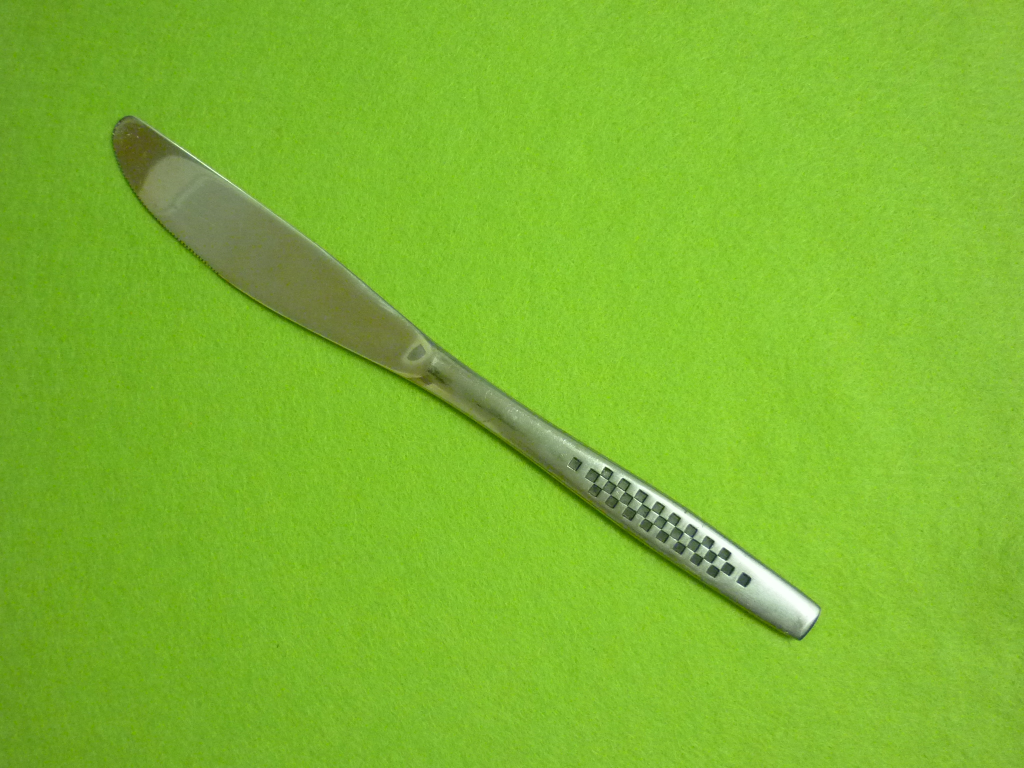
#> input picture HW4/K_DataBase/butter knife/dinnerkniferaw1.JPG, 2048 x 1536 px, given in place of the camera (shown at 1/2 size)
$ python wall.py
#> lines starting #> are read from the running program, lines starting #| are printed output that depends on the picture; after the words box and inside, x2 and y2 are one past the last pixel; in counts of white or black regions, pixels touching at a corner belong together
#> further down, cap is the input picture: shape (1536, 2048, 3); mean B, G, R 47.3, 184.4, 126.5
import cv2
import numpy as np


class FindWall:

    @classmethod
    def find(cls, _img):

        _blur = cv2.GaussianBlur(_img, (5, 5), 3)
        _hsv = cv2.cvtColor(_blur, cv2.COLOR_RGB2HSV)
#> _hsv: shape (1536, 2048, 3); mean H, S, V 77.3, 188.9, 184.4
        _gray = cv2.cvtColor(_hsv, cv2.COLOR_RGB2GRAY)
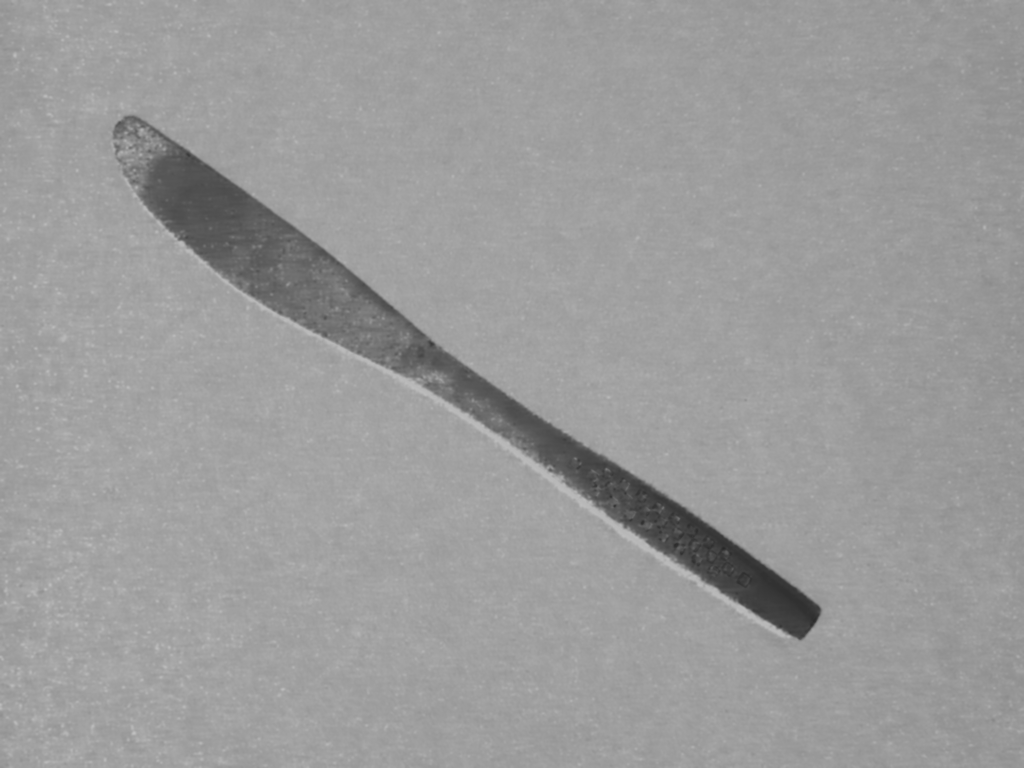
#> _gray: shape (1536, 2048) (shown at 1/2 size); min 39, max 193, mean 155
        _mean = np.mean(_gray)
        _std = np.std(_gray)
        thresh = cv2.inRange(_gray, _mean-_std, _mean +
                             _std, cv2.THRESH_BINARY_INV)
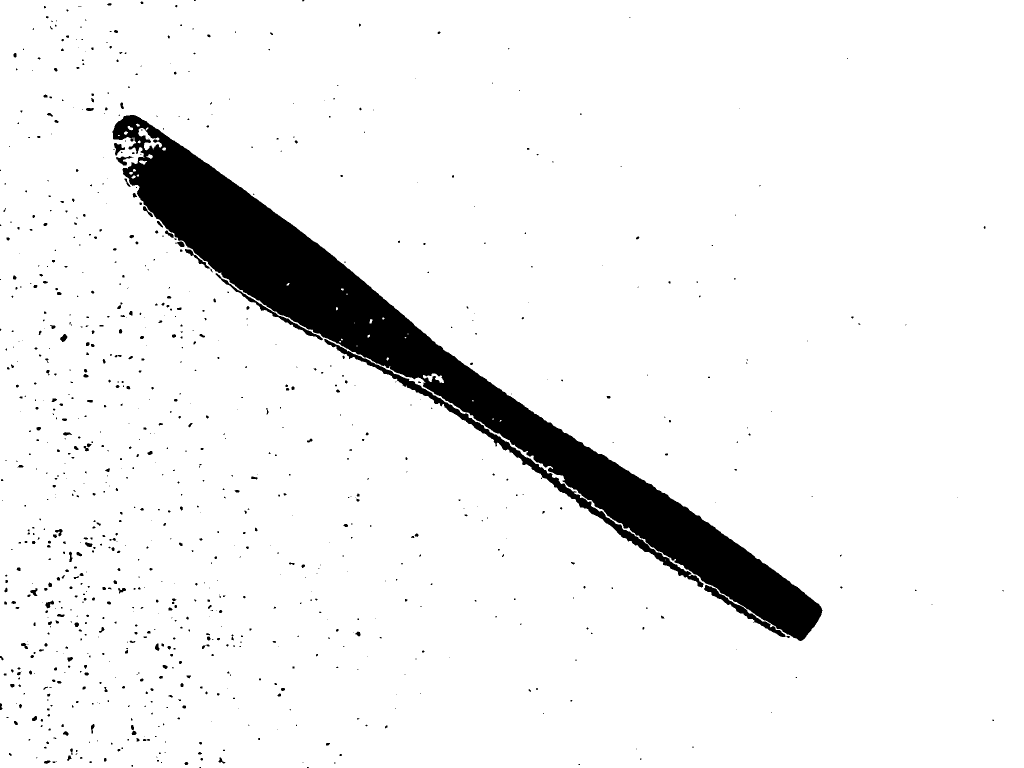
#> thresh: shape (1536, 2048) (shown at 1/2 size); 93.2% white; 960 black regions (665 under 20 px)
        contours = cv2.findContours(
            thresh, cv2.RETR_CCOMP, cv2.CHAIN_APPROX_NONE)[0]
#> contours = 997 contours, 571 with area under 20; largest, box (x1, y1, x2, y2) and area: (0, 0, 2048, 1536) 3141992, (224, 229, 1646, 1283) 187870, (647, 677, 1408, 1176) 11377, (1407, 1169, 1573, 1275) 2056, (430, 545, 647, 682) 1672
        return True if len(contours) > 2000 else False


if __name__ == "__main__":
    left = cv2.VideoCapture(2)
    while True:
        _, cap = left.read()
        cv2.imshow('test', cap)
        if FindWall.find(cap):
            print("WALL!")
        if cv2.waitKey(20) == 27:
#> (key Esc is pressed here)
            break
    left.release()
    cv2.destroyAllWindows()

$ run again, on HW4/K_DataBase/butter knife/dinnerkniferaw10.JPG
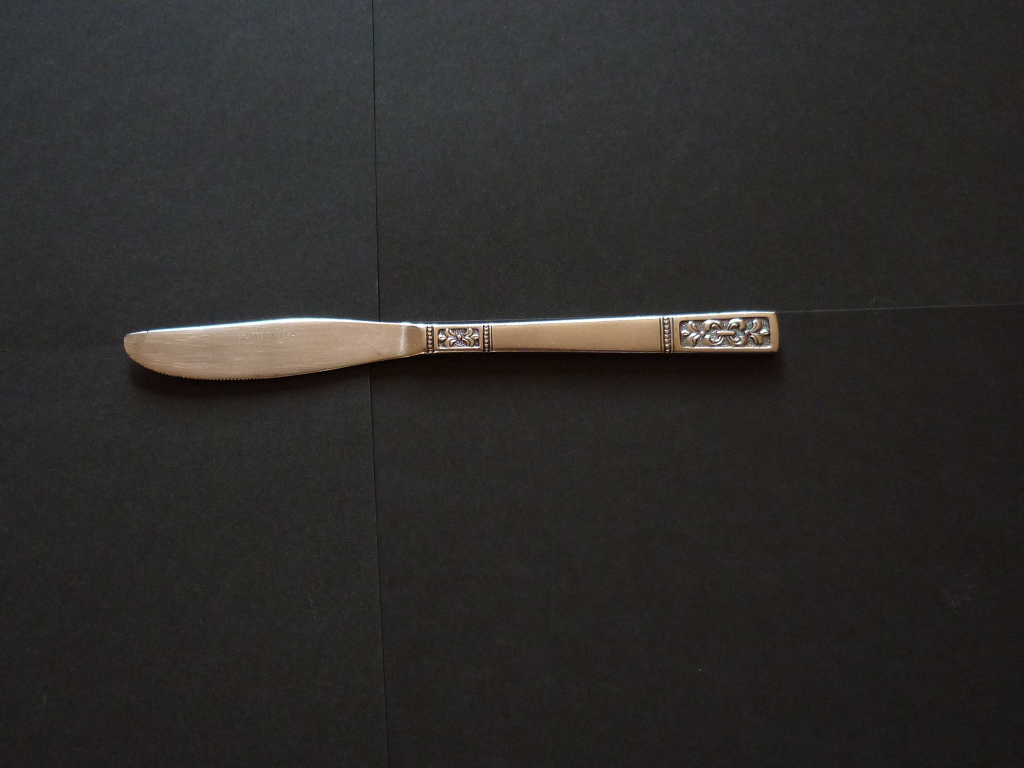
#> input picture HW4/K_DataBase/butter knife/dinnerkniferaw10.JPG, 2048 x 1536 px, given in place of the camera (shown at 1/2 size)
#> cap is the input picture: shape (1536, 2048, 3); mean B, G, R 41.8, 43.1, 44.7
#> _hsv: shape (1536, 2048, 3); mean H, S, V 83.3, 26.2, 45.7
#> in find, `_gray = cv2.cvtColor(_hsv, cv2.COLOR_RGB2GRAY)`:
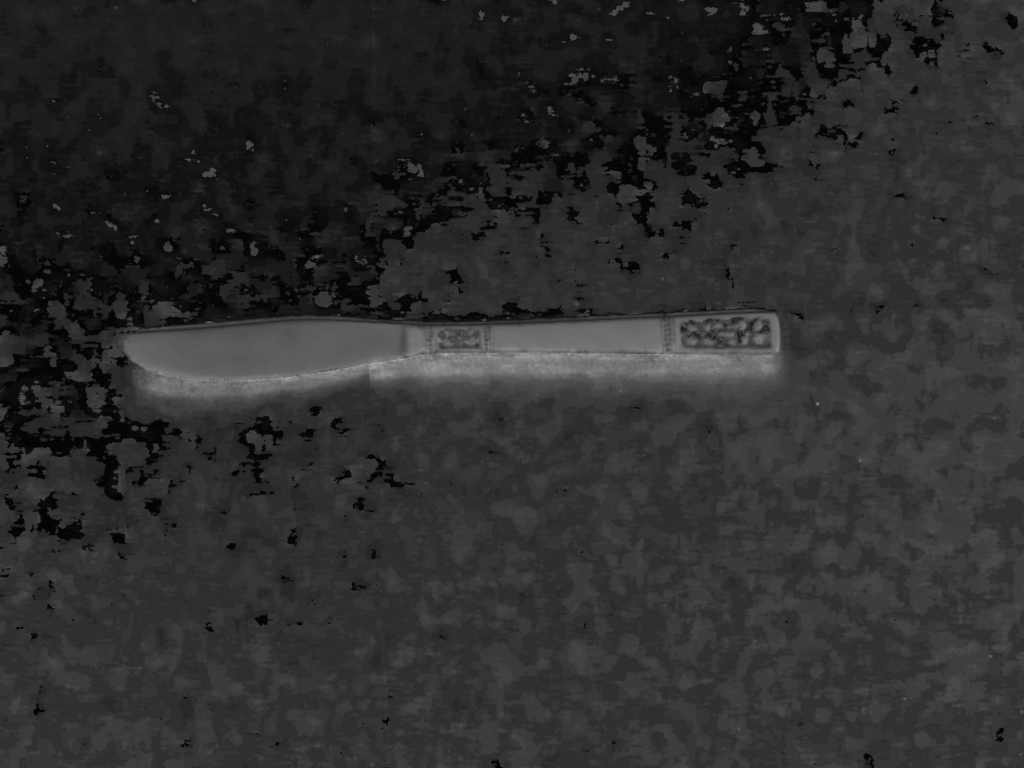
#> _gray: shape (1536, 2048) (shown at 1/2 size); min 3, max 174, mean 45.5
#> in find, `thresh = cv2.inRange(_gray, _mean-_std, _mean + _std, cv2.THRESH_BINAR..`:
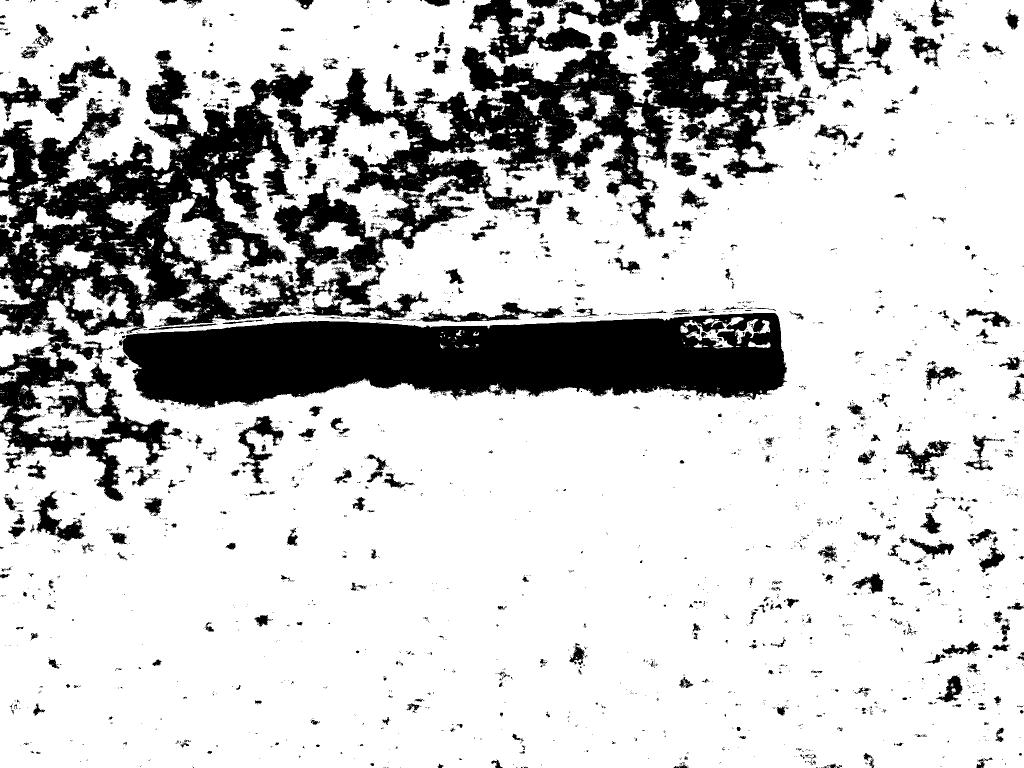
#> thresh: shape (1536, 2048) (shown at 1/2 size); 77.9% white; 3410 black regions (2930 under 20 px)
#> contours = 11966 contours, 11154 with area under 20; largest, box (x1, y1, x2, y2) and area: (0, 0, 2048, 1536) 2674030, (237, 625, 1575, 817) 186002, (545, 362, 950, 613) 31658, (34, 754, 242, 882) 10280, (552, 216, 681, 318) 4580

$ run again, on HW4/K_DataBase/butter knife/dinnerkniferaw3.JPG
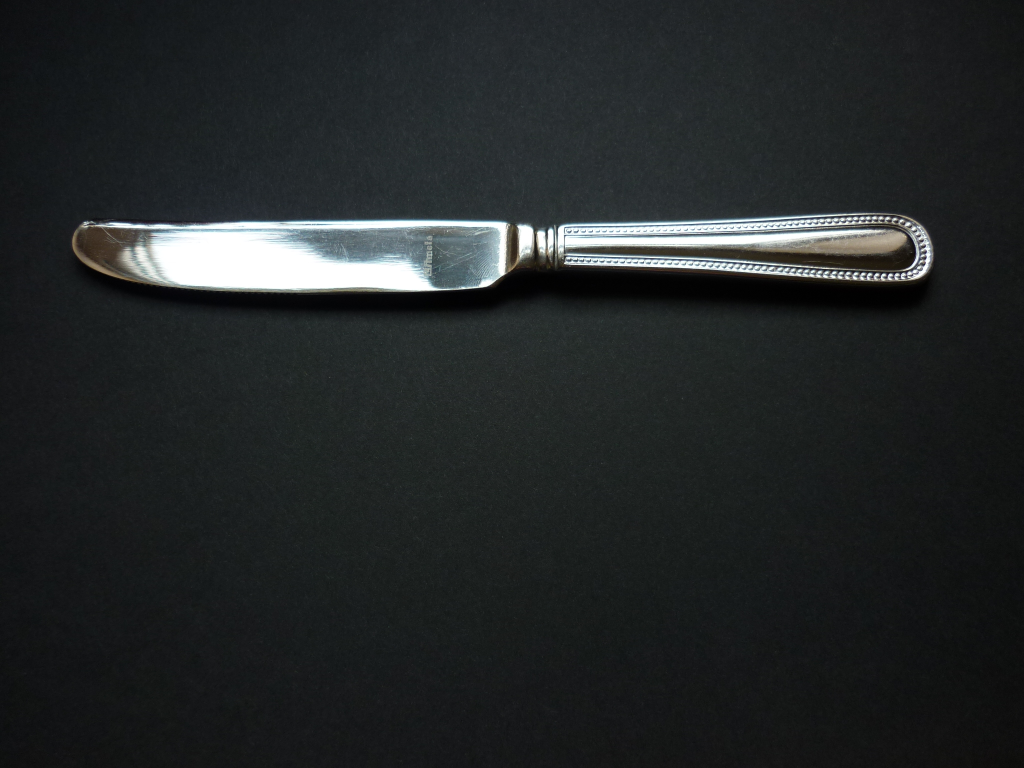
#> input picture HW4/K_DataBase/butter knife/dinnerkniferaw3.JPG, 2048 x 1536 px, given in place of the camera (shown at 1/2 size)
#> cap is the input picture: shape (1536, 2048, 3); mean B, G, R 39.6, 38.8, 35.4
#> _hsv: shape (1536, 2048, 3); mean H, S, V 26.4, 35.5, 40.2
#> in find, `_gray = cv2.cvtColor(_hsv, cv2.COLOR_RGB2GRAY)`:
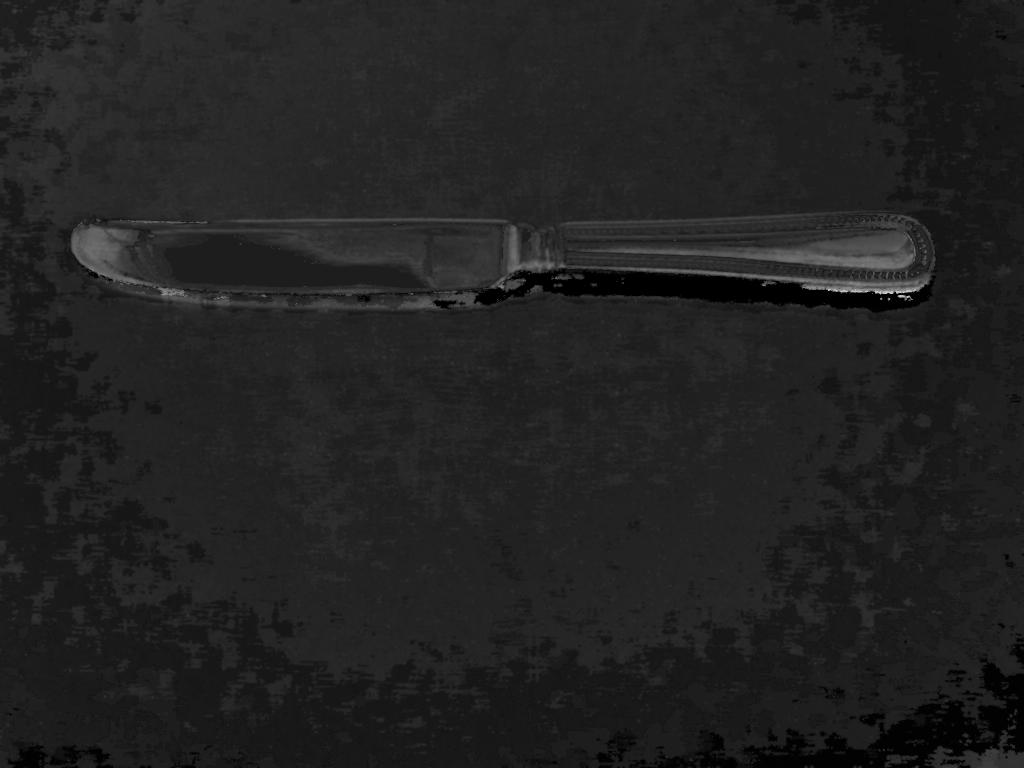
#> _gray: shape (1536, 2048) (shown at 1/2 size); min 0, max 195, mean 33.3
#> in find, `thresh = cv2.inRange(_gray, _mean-_std, _mean + _std, cv2.THRESH_BINAR..`:
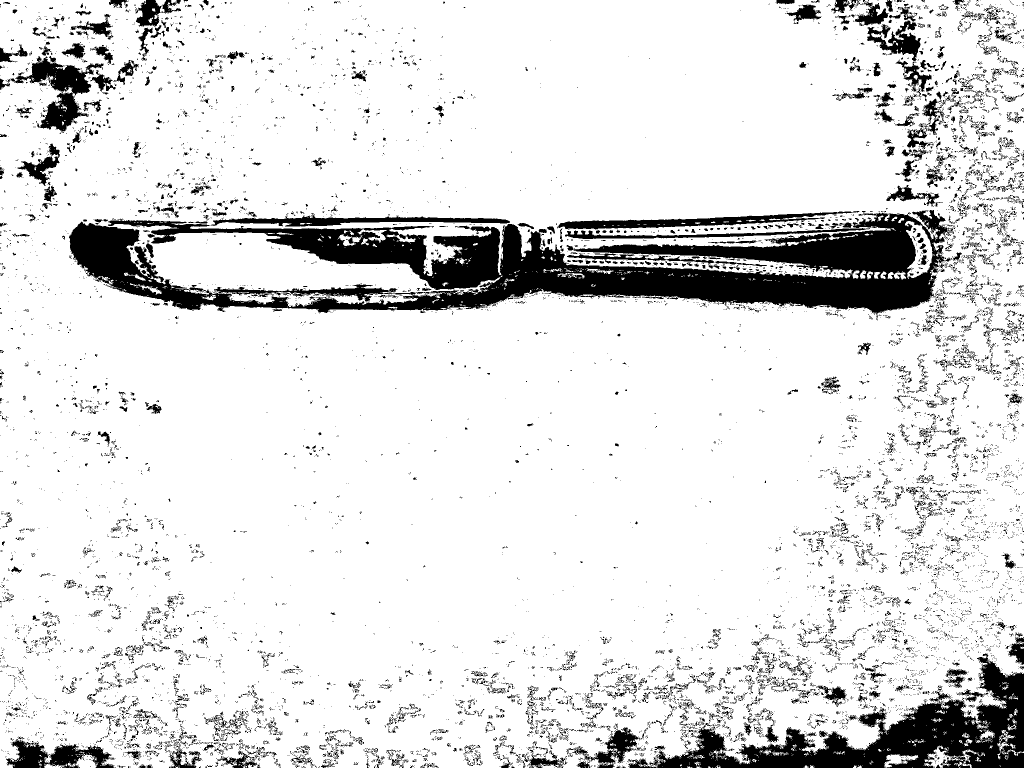
#> thresh: shape (1536, 2048) (shown at 1/2 size); 87.7% white; 12475 black regions (11158 under 20 px)
#> contours = 27097 contours, 25361 with area under 20; largest, box (x1, y1, x2, y2) and area: (0, 0, 2048, 1536) 3059084, (137, 419, 1900, 630) 169184, (28, 115, 208, 266) 9796, (1113, 421, 1720, 460) 8349, (420, 429, 1021, 454) 6760
